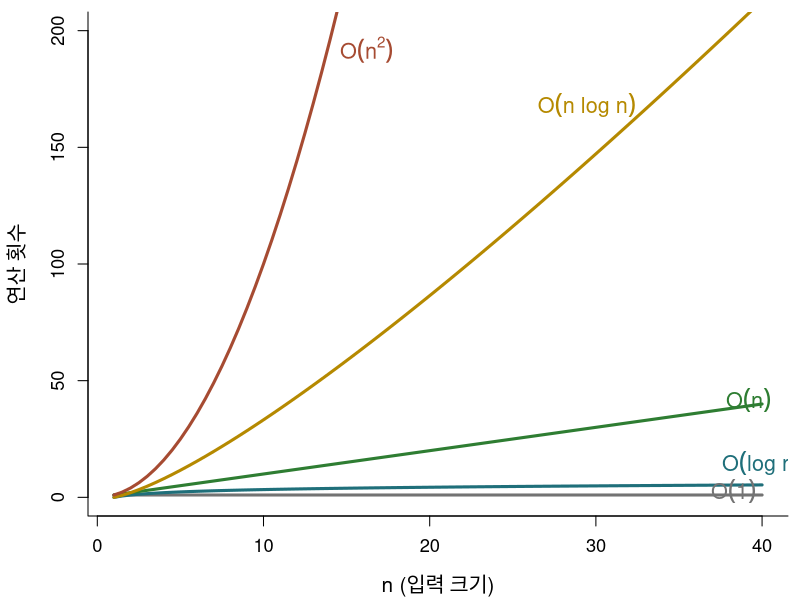

Source code (R):
## ---- chunk 1
library(knitr)

# 슬라이드는 폭이 좁다. 출력 폭을 46자로 접는다.
options(linewidth = 46, width = 46)
hook_output <- knitr::knit_hooks$get("output")
knit_hooks$set(output = function(x, options) {
  if (!is.null(n <- options$linewidth)) {
    x <- knitr:::split_lines(x)
    if (any(nchar(x) > n)) x <- strwrap(x, width = n)
    x <- paste(x, collapse = "\n")
  }
  hook_output(x, options)
})
## ---- chunk 2
prealloc_vec <- function(n) {
  x <- numeric(n)
  for (i in seq_len(n)) x[i] <- i
  x
}
grow_vec <- function(n) {
  x <- NULL
  for (i in seq_len(n)) x <- c(x, i)
  x
}
## ---- chunk 3
identical(prealloc_vec(1000), as.numeric(grow_vec(1000)))
## ---- chunk 4
#| output-location: fragment
n <- 50000
data.frame(
  방식 = c("사전 할당", "이어 붙이기"),
  초 = c(system.time(prealloc_vec(n))[["elapsed"]],
         system.time(grow_vec(n))[["elapsed"]])
)
## ---- chunk 5
n <- c(10, 100, 1000, 1e6)
fmt <- function(x) format(x, big.mark = ",", scientific = FALSE)
tab <- data.frame(
  n = fmt(n),
  o1 = c("1", "1", "1", "1"),
  ologn = c("3", "7", "10", "20"),
  on = fmt(n),
  onlogn = fmt(round(n * log2(n))),
  on2 = c(fmt(n[1:3]^2), "1e+12"),
  o2n = c("1,024", "1.3e+30", "1.1e+301", "—")
)
names(tab) <- c("n", "O(1)", "O(log n)", "O(n)", "O(n log n)", "O(n^2)", "O(2^n)")
kable(tab, align = rep("r", 7))
## ---- chunk 6
op <- par(mar = c(4.2, 4.4, 0.6, 0.6))
nn <- seq(1, 40, by = 0.5)
plot(range(nn), c(0, 200), type = "n", xlab = "n (입력 크기)",
     ylab = "연산 횟수", bty = "l", cex.lab = 1.25, cex.axis = 1.1)
lines(nn, rep(1, length(nn)), lwd = 3, col = "grey45")
lines(nn, log2(nn), lwd = 3, col = "#1F6F7A")
lines(nn, nn, lwd = 3, col = "#2E7D32")
lines(nn, nn * log2(nn), lwd = 3, col = "#B58900")
lines(nn, nn^2, lwd = 3, col = "#A64B32")
text(40, 1, expression(O(1)), pos = 2, offset = 0.3, col = "grey45", cex = 1.3)
text(40, log2(40), expression(O(log~n)), pos = 3, col = "#1F6F7A", cex = 1.3)
text(40, 40, expression(O(n)), pos = 4, offset = -1.8, col = "#2E7D32", cex = 1.3)
text(33, 33 * log2(33), expression(O(n~log~n)), pos = 2, col = "#B58900", cex = 1.3)
text(14, 190, expression(O(n^2)), pos = 4, col = "#A64B32", cex = 1.3)
par(op)
## ---- chunk 7
recursive_sum <- function(n) {
  if (n == 1) return(n)     # 종료 조건
  n + recursive_sum(n - 1)  # 재귀 단계
}
recursive_sum(3)
## ---- chunk 8
#| output-location: fragment
tryCatch(recursive_sum(0),
         error = function(e) cat("오류:", conditionMessage(e), "\n"))
## ---- chunk 9
recursive_sum2 <- function(n) {
  if (n <= 1) return(n)          # 경계 조건을 포함한다
  n + recursive_sum2(n - 1)
}
c(recursive_sum2(0), recursive_sum2(1), recursive_sum2(100))
## ---- chunk 10
#| output-location: fragment
recursive_sum2(1000)                     # 정상적으로 동작한다

tryCatch(recursive_sum2(5000),           # 중첩 한계
         error = function(e) cat("오류:", conditionMessage(e), "\n"))
## ---- chunk 11
move_hanoi <- function(k, from, to, via) {
  if (k == 1) {
    cat(sprintf("원판 1: %s -> %s\n", from, to))
  } else {
    move_hanoi(k - 1, from, via, to)                    # 1. 위쪽 n-1 개
    cat(sprintf("원판 %d: %s -> %s\n", k, from, to))     # 2. 가장 큰 원판
    move_hanoi(k - 1, via, to, from)                    # 3. 나머지 n-1 개
  }
}
move_hanoi(3, "A", "C", "B")
## ---- chunk 12
linear_search <- function(target, vec) {
  for (i in seq_along(vec)) {
    if (vec[i] == target) return(i)
  }
  NA_integer_
}
## ---- chunk 13
binary_search <- function(target, ovec) {
  lo <- 1L; hi <- length(ovec)
  while (lo <= hi) {
    mid <- (lo + hi) %/% 2L
    if (ovec[mid] == target) return(mid)
    if (ovec[mid] > target) hi <- mid - 1L
    else lo <- mid + 1L
  }
  NA_integer_
}
## ---- chunk 14
rbinary_search <- function(target, ovec, minL, maxL) {
  if (maxL <= minL) return(NA_integer_)
  midL <- floor((minL + maxL) / 2)
  if (ovec[midL] > target) {
    rbinary_search(target, ovec, minL, midL - 1)
  } else if (ovec[midL] < target) {
    rbinary_search(target, ovec, midL + 1, maxL)
  } else {
    return(midL)
  }
}
set.seed(1)
x <- sort(sample(1:100, 20))
## ---- chunk 15
#| output-location: fragment
found <- vapply(seq_along(x), function(i) {
  r <- rbinary_search(x[i], x, 1, length(x))
  if (is.na(r)) NA_integer_ else as.integer(r)
}, integer(1))

c(전체 = length(x), 찾지_못함 = sum(is.na(found)))
## ---- chunk 16
rbinary_search2 <- function(target, ovec, lo = 1L, hi = length(ovec)) {
  if (lo > hi) return(NA_integer_)          # 탐색 범위가 비었을 때만 종료
  mid <- (lo + hi) %/% 2L
  if (ovec[mid] == target) mid
  else if (ovec[mid] > target) rbinary_search2(target, ovec, lo, mid - 1L)
  else rbinary_search2(target, ovec, mid + 1L, hi)
}

all(vapply(seq_along(x), function(i) as.integer(rbinary_search2(x[i], x)),
           integer(1)) == seq_along(x))
## ---- chunk 17
count_linear <- function(target, vec) {
  n <- 0L
  for (i in seq_along(vec)) { n <- n + 1L; if (vec[i] == target) return(n) }
  n
}
count_binary <- function(target, ovec) {
  lo <- 1L; hi <- length(ovec); n <- 0L
  while (lo <= hi) {
    n <- n + 1L
    mid <- (lo + hi) %/% 2L
    if (ovec[mid] == target) return(n)
    if (ovec[mid] > target) hi <- mid - 1L else lo <- mid + 1L
  }
  n
}
set.seed(1)
sizes <- c(100, 1000, 10000)
cmp <- t(sapply(sizes, function(n) {
  v <- seq_len(n); ks <- sample(v, 100)
  c(선형 = mean(sapply(ks, count_linear, vec = v)),
    이진 = mean(sapply(ks, count_binary, ovec = v)))
}))
kable(data.frame(n = format(sizes, big.mark = ","), round(cmp, 1)), align = "r")
## ---- chunk 18
bubble_sort <- function(x) {
  n <- length(x)
  if (n < 2) return(x)
  for (i in seq_len(n - 1)) {
    for (j in seq_len(n - i)) {
      if (x[j] > x[j + 1]) {
        temp <- x[j]
        x[j] <- x[j + 1]
        x[j + 1] <- temp
      }
    }
  }
  x
}
## ---- chunk 19
smerge <- function(left, right) {
  temp <- numeric(length(left) + length(right))
  l <- r <- 1L
  for (i in seq_along(temp)) {
    if (r > length(right) ||
        (l <= length(left) && left[l] <= right[r])) {
      temp[i] <- left[l]; l <- l + 1L
    } else {
      temp[i] <- right[r]; r <- r + 1L
    }
  }
  temp
}
merge_sort <- function(x) {
  n <- length(x)
  if (n <= 1) return(x)                 # 종료 조건
  mid <- n %/% 2L
  smerge(merge_sort(x[1:mid]), merge_sort(x[(mid + 1):n]))
}
## ---- chunk 20
bubble_count <- function(x) {
  n <- length(x); cnt <- 0
  for (i in seq_len(n - 1)) for (j in seq_len(n - i)) {
    cnt <- cnt + 1
    if (x[j] > x[j + 1]) { temp <- x[j]; x[j] <- x[j + 1]; x[j + 1] <- temp }
  }
  cnt
}
merge_count <- function(x) {
  n <- length(x)
  if (n <= 1) return(0)
  mid <- n %/% 2L
  merge_count(x[1:mid]) + merge_count(x[(mid + 1):n]) + n
}
set.seed(1234)
sizes <- c(500, 1000, 2000)
cnt <- t(sapply(sizes, function(n) {
  v <- sample(n)
  c(버블 = bubble_count(v), 병합 = merge_count(v))
}))
f2 <- function(x) format(x, big.mark = ",", scientific = FALSE)
kable(data.frame(
  n = f2(sizes),
  버블 = f2(cnt[, 1]),
  `n(n-1)/2` = f2(sizes * (sizes - 1) / 2),
  병합 = f2(cnt[, 2]),
  `n log2(n)` = f2(round(sizes * log2(sizes))),
  check.names = FALSE), align = "r")
## ---- chunk 21
set.seed(1234)
tm <- t(sapply(sizes, function(n) {
  v <- sample(n)
  c(버블 = system.time(bubble_sort(v))[["elapsed"]],
    병합 = system.time(merge_sort(v))[["elapsed"]])
}))
kable(data.frame(n = f2(sizes), tm), align = "r")
## ---- chunk 22
newton_raphson <- function(FUN, x0 = 1, max_iters = 5000,
                           tol = 1e-9, range = c(-Inf, Inf)) {
  grads <- deriv(as.expression(body(FUN)), "x", function.arg = TRUE)
  iters <- 1L; gap <- Inf
  while (iters < max_iters && abs(gap) > tol) {
    slope <- attr(grads(x0), "gradient")
    if (slope == 0) stop("미분계수가 0이므로 다음 근사값을 계산할 수 없다.")
    x_new <- x0 - FUN(x0) / slope
    if (x_new <= range[1]) x_new <- range[1]
    if (x_new >= range[2]) x_new <- range[2]
    gap <- FUN(x_new); iters <- iters + 1L; x0 <- x_new
  }
  list(solution = x_new, iteration = iters, value = FUN(x_new))
}
f <- function(x) 5 * x^3 - 7 * x^2 - 40 * x + 100
## ---- chunk 23
f <- function(x) 5 * x^3 - 7 * x^2 - 40 * x + 100
unlist(newton_raphson(f, x0 = 1, range = c(-10, 10)))
## ---- chunk 24
#| output-location: fragment
roots <- polyroot(c(100, -40, -7, 5))
Re(roots)[abs(Im(roots)) < 1e-8]        # 허수부가 0인 것만 실근
## ---- chunk 25
inits <- c(-5, -1, 0, 1, 5)
res <- t(sapply(inits, function(x0) {
  r <- newton_raphson(f, x0 = x0, range = c(-10, 10))
  c(초기값 = x0, 해 = round(r$solution, 6), 반복 = r$iteration)
}))
kable(res, align = "r")
## ---- chunk 26
# 생성: Claude Opus 5, 2026-09-11. 수정 없이 그대로 수록.
binary_search_rec <- function(vec, target, lo = 1, hi = length(vec)) {
  if (lo > hi) return(NA_integer_)
  mid <- (lo + hi) %/% 2
  if (vec[mid] == target) return(mid)
  else if (vec[mid] > target) binary_search_rec(vec, target, lo, mid - 1)
  else binary_search_rec(vec, target, mid + 1, hi)
}
## ---- chunk 27
#| output-location: fragment
v <- seq(1, 40, by = 3)

# 1. 전수 검사
c1 <- all(vapply(seq_along(v), function(i) as.integer(binary_search_rec(v, v[i])),
                 integer(1)) == seq_along(v))

# 2. 경계 사례 — 빈 벡터, 길이 1인 벡터, 존재하지 않는 값
c2 <- all(is.na(c(binary_search_rec(numeric(0), 5), binary_search_rec(7, 9))))

# 3. 무작위 대조 — 정답이 알려진 which() 와 500회 대조
set.seed(20260911)
c3 <- all(replicate(500, {
  w <- sort(sample(1:200, sample(1:60, 1)))
  k <- sample(1:200, 1)
  got <- binary_search_rec(w, k); want <- which(w == k)
  if (length(want) == 0) is.na(got) else (!is.na(got) && got %in% want)
}))

c(전수검사 = c1, 경계사례 = c2, 무작위대조 = c3)
## ---- chunk 28
#| output-location: fragment
d <- c(1, 3, 3, 3, 5, 7)
c(이_구현 = binary_search_rec(d, 3), R의_match = match(3, d))   # 중복값

u <- c(19, 7, 2, 15, 10)                                        # 정렬 안 된 입력
c(반환 = binary_search_rec(u, 19), 실제_위치 = which(u == 19))
